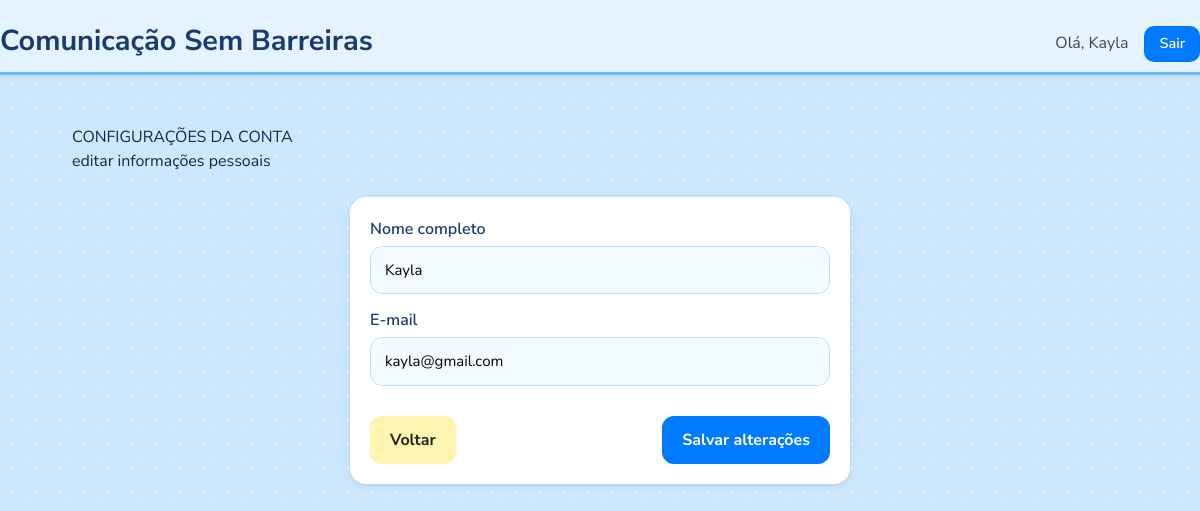
The app's page /conta (signed in) with its own data.
### comunicacao-sem-barreiras/models.py (models this page shows, shortened)
class Usuario(db.Model):
    __tablename__ = "usuarios"
    id = db.Column(db.Integer, primary_key=True)
    nome = db.Column(db.String(120), nullable=False)
    email = db.Column(db.String(200), unique=True, nullable=False)
    criancas = db.relationship("Crianca", backref="usuario", lazy=True, cascade="all, delete-orphan")
    categorias = db.relationship("Categoria", backref="usuario", lazy=True, cascade="all, delete-orphan")

### comunicacao-sem-barreiras/app.py (the view, shortened to what this page needs)
@app.route("/conta", methods=["GET", "POST"])
@login_required
def conta():
    user = Usuario.query.get(session["usuario_id"])
    return render_template("conta.html", user=user)

### comunicacao-sem-barreiras/app.py (called while the page is built)
def login_required(view_func):
    @wraps(view_func)
    def wrapper(*args, **kwargs):
        if "usuario_id" not in session:
            return redirect(url_for("login"))
        return view_func(*args, **kwargs)
    return wrapper

### comunicacao-sem-barreiras/templates/conta.html (shortened to what this page needs)
{% extends "base.html" %}
{% block content %}
<div class="profile" style="margin: 10px 0 24px 0;">
  <div class="name">CONFIGURAÇÕES DA CONTA</div>
  <div class="handle">editar informações pessoais</div>
</div>
<div style="max-width:500px; margin:0 auto; background:#fff; padding:20px; border-radius:16px; box-shadow:0 2px 6px rgba(0,0,0,0.1);">
  <form method="post">
    <label>Nome completo</label>
    <input class="input" type="text" name="nome" value="{{ user.nome }}" required>
    <label>E-mail</label>
    <input class="input" type="email" name="email" value="{{ user.email }}" required>
    <div class="actions" style="display:flex; justify-content:space-between; margin-top:16px;">
      <a class="btn btn-ghost" href="{{ url_for('dashboard') }}">Voltar</a>
      <button class="btn btn-primary" type="submit">Salvar alterações</button>
    </div>
  </form>
</div>
{% endblock %}

### comunicacao-sem-barreiras/templates/base.html (shortened to what this page needs)
<!doctype html>
<html lang="pt-br">
<head>
  <link href="https://cdn.jsdelivr.net/npm/bootstrap@5.3.0/dist/css/bootstrap.min.css" rel="stylesheet">
  <link rel="stylesheet" href="{{ url_for('static', filename='css/style.css') }}">
</head>
<body>
  <header>
    <h1>Comunicação Sem Barreiras</h1>
    {% if session.get('usuario_nome') %}
      <div class="usuario">Olá, {{ session['usuario_nome'] }}</div>
      <a class="logout" href="{{ url_for('logout') }}">Sair</a>
    {% endif %}
  </header>
  <main>
    <div class="container">
      {% block content %}{% endblock %}
    </div>
  </main>
</body>
</html>

### comunicacao-sem-barreiras/static/css/style.css (style rules this page uses)
:root { --bg:#cfeeff; --bg-header:#a6d8ff; --ink:#0f2b46; --muted:#547a9a; --card:#ffffff; --btn:#6ab8ff; --btn-hover:#4fa9ff; --btn-yellow:#ffe08a; --btn-pink:#ffb3c7; --radius:18px; --shadow:0 6px 20px rgba(15,43,70,.12); }
* { box-sizing:border-box }
html,body { height:100% }
body { margin:0; padding:0; font-family: "Poppins", system-ui, -apple-system, Segoe UI, Roboto, Arial, sans-serif; color:var(--ink); background: var(--bg); background-image: radial-gradient(rgba(255,255,255,.6) 1px, transparent 1px), radial-gradient(rgba(255,255,255,.4) 1px, transparent 1px); background-size: 24px 24px, 36px 36px; background-position: 0 0, 12px 12px; }
header { background:var(--bg-header); border-bottom:3px solid #6ab8ff; padding:14px 20px; display:flex; align-items:center; gap:16px; }
header h1 { font-size:1.1rem; margin:0; font-weight:600 }
header .usuario { margin-left:auto; color:var(--ink); opacity:.9 }
header .logout { text-decoration:none; color:var(--ink); background:#fff; padding:6px 10px; border-radius:10px; font-weight:500; border:1px solid rgba(0,0,0,.05); }
main { display:flex; justify-content:center; padding:28px }
.input { width:100%; border:1px solid #bfe0ff; background:#fff; padding:12px 14px; border-radius:12px; font-size:15px; }
.btn { border:0; border-radius:12px; padding:12px 14px; cursor:pointer; font-weight:600; }
.btn-primary { background:var(--btn); color:#fff }
.btn-ghost { background:#fff; color:var(--ink); border:1px solid #d7ebff }
.actions { display:flex; gap:10px; justify-content:center; margin-top:20px }
.input, select.input, textarea.input { width:100%; border:1px solid #bfe0ff; background:#f3fbff; padding:12px 14px; border-radius:12px; font-size:15px; outline:none; }
.btn-ghost { background:#eef7ff; border:1px solid #d3eaff }

### comunicacao-sem-barreiras/templates/base.html (style rules this page uses)
body { background-color: #cce8ff; font-family: 'Nunito Sans', sans-serif; min-height: 100vh; margin: 0; padding: 0; display: flex; flex-direction: column; align-items: center; }
header { width: 100%; text-align: center; background: rgba(255, 255, 255, 0.5); padding: 20px 0 10px; box-shadow: 0 2px 4px rgba(0,0,0,0.05); position: sticky; top: 0; z-index: 10; }
header h1 { font-weight: 700; color: #1b3a6e; font-size: 1.8rem; margin: 0; }
header .usuario { margin-top: 5px; font-size: 1rem; color: #333; }
header .logout { display: inline-block; margin-top: 6px; color: #fff; background-color: #007bff; padding: 6px 14px; border-radius: 10px; text-decoration: none; font-size: 0.9rem; font-weight: 600; }
main { flex: 1; width: 100%; display: flex; justify-content: center; align-items: flex-start; padding: 40px 0; }
.container { width: 90%; max-width: 1200px; }
.btn { border-radius: 12px; font-weight: 700; padding: 12px 20px; font-size: 1rem; }
.btn-primary { background-color: #007bff; border: none; }
.btn-ghost { background-color: #fff3b0; color: #222; border: none; }
input, select, textarea { font-size: 1rem; padding: 10px 12px; border-radius: 10px; border: 1px solid #ccc; width: 100%; margin-bottom: 14px; }
label { font-weight: 600; margin-bottom: 5px; display: block; color: #1b3a6e; }

### records on screen
Usuario: usuario_nome "Kayla", nome "Kayla", email "kayla@gmail.com"
